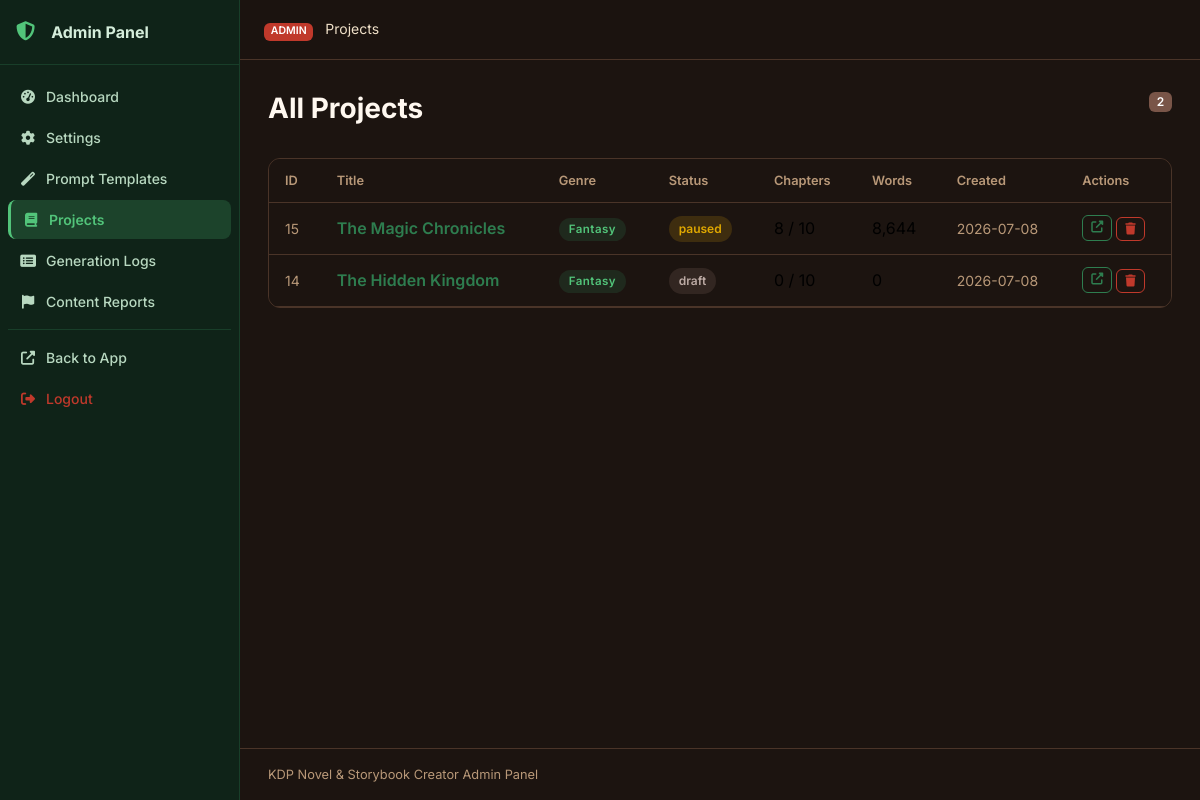
The app's page /julisunkan/projects (signed in) with its own data.
### tables this page shows
CREATE TABLE projects (
    id INTEGER PRIMARY KEY AUTOINCREMENT,
    title TEXT NOT NULL,
    subtitle TEXT DEFAULT '',
    genre TEXT DEFAULT 'Fantasy',
    audience TEXT DEFAULT 'Adult',
    description TEXT DEFAULT '',
    language TEXT DEFAULT 'English',
    story_type TEXT DEFAULT 'Novel',
    writing_style TEXT DEFAULT 'Descriptive',
    point_of_view TEXT DEFAULT 'Third Person Limited',
    tense TEXT DEFAULT 'Past',
    tone TEXT DEFAULT 'Adventurous',
    num_chapters INTEGER DEFAULT 10,
    words_per_chapter INTEGER DEFAULT 2000,
    creativity_level TEXT DEFAULT 'balanced',
    temperature REAL DEFAULT 0.7,
    top_p REAL DEFAULT 0.9,
    max_tokens INTEGER DEFAULT 4096,
    status TEXT DEFAULT 'draft',
    current_chapter INTEGER DEFAULT 0,
    total_words INTEGER DEFAULT 0,
    cover_prompt TEXT DEFAULT '',
    include_images INTEGER DEFAULT 0,
    images_per_chapter INTEGER DEFAULT 1,
    image_style TEXT DEFAULT 'Realistic',
    created_at TIMESTAMP DEFAULT CURRENT_TIMESTAMP,
    updated_at TIMESTAMP DEFAULT CURRENT_TIMESTAMP
);

CREATE TABLE settings (
    id INTEGER PRIMARY KEY AUTOINCREMENT,
    key TEXT UNIQUE NOT NULL,
    value TEXT,
    updated_at TIMESTAMP DEFAULT CURRENT_TIMESTAMP
);

### routes/admin.py (the view)
@bp.route('/projects')
@admin_required
def projects():
    db = get_db()
    all_projects = db.execute('SELECT * FROM projects ORDER BY updated_at DESC').fetchall()
    return render_template('admin/projects.html', projects=all_projects)

### database/__init__.py (called while the page is built)
def get_db():
    if 'db' not in g:
        db_path = current_app.config['DATABASE']
        os.makedirs(os.path.dirname(db_path), exist_ok=True)
        g.db = sqlite3.connect(db_path)
        g.db.row_factory = sqlite3.Row
        g.db.execute('PRAGMA foreign_keys = ON')
        g.db.execute('PRAGMA journal_mode = WAL')
    return g.db

### utils/helpers.py (called while the page is built)
def admin_required(f):
    @wraps(f)
    def decorated(*args, **kwargs):
        if not session.get('admin_logged_in'):
            return redirect(url_for('admin.login'))
        return f(*args, **kwargs)
    return decorated

def get_setting(db, key, default=''):
    row = db.execute('SELECT value FROM settings WHERE key = ?', (key,)).fetchone()
    return row['value'] if row else default

### templates/admin/projects.html (shortened to what this page needs)
{% extends "admin/base.html" %}
{% block breadcrumb %}Projects{% endblock %}
{% block admin_content %}
<div class="page-header">
  <h1 class="page-title">All Projects</h1>
  <span class="badge bg-secondary">{{ projects | length }}</span>
</div>
<div class="card data-card">
  <div class="card-body p-0">
    <div class="table-responsive">
      <table class="table table-hover align-middle mb-0">
        <thead>
          <tr>
            <th>ID</th><th>Title</th><th>Genre</th><th>Status</th>
            <th>Chapters</th><th>Words</th><th>Created</th><th>Actions</th>
          </tr>
        </thead>
        <tbody>
          {% for p in projects %}
          <tr>
            <td class="text-muted small">{{ p.id }}</td>
            <td>
              <a href="{{ url_for('projects.project_detail', project_id=p.id) }}" class="fw-600 text-decoration-none">
                {{ p.title[:40] }}
              </a>
            </td>
            <td><span class="genre-badge genre-{{ p.genre | lower | replace(' ', '-') | replace('/', '-') }}">{{ p.genre }}</span></td>
            <td><span class="status-pill status-{{ p.status }}">{{ p.status }}</span></td>
            <td>{{ p.current_chapter }} / {{ p.num_chapters }}</td>
            <td>{{ '{:,}'.format(p.total_words) }}</td>
            <td class="text-muted small">{{ p.created_at[:10] if p.created_at else '—' }}</td>
            <td>
              <div class="d-flex gap-1">
                <a href="{{ url_for('projects.project_detail', project_id=p.id) }}" class="btn btn-xs btn-outline-primary">
                  <i class="fas fa-external-link-alt"></i>
                </a>
                <form method="POST" action="{{ url_for('admin.delete_project', project_id=p.id) }}" style="display:inline" id="del-proj-{{ p.id }}">
                  <button type="button" class="btn btn-xs btn-outline-danger"
                          onclick="showConfirm('Delete this project? This cannot be undone.', function(){ document.getElementById('del-proj-{{ p.id }}').submit(); })">
                    <i class="fas fa-trash"></i>
                  </button>
                </form>
              </div>
            </td>
          </tr>
          {% endfor %}
        </tbody>
      </table>
    </div>
  </div>
</div>
{% endblock %}

### templates/admin/base.html (shortened to what this page needs)
<!DOCTYPE html>
<html lang="en" data-theme="{{ default_theme or 'dark' }}">
<head>
  <link href="https://cdn.jsdelivr.net/npm/bootstrap@5.3.2/dist/css/bootstrap.min.css" rel="stylesheet">
  <link href="https://cdnjs.cloudflare.com/ajax/libs/font-awesome/6.5.0/css/all.min.css" rel="stylesheet">
  <link href="{{ url_for('static', filename='css/style.css') }}" rel="stylesheet">
</head>
<body>
<nav class="sidebar" id="sidebar">
  <div class="sidebar-header">
    <a href="{{ url_for('admin.dashboard') }}" class="sidebar-brand">
      <i class="fas fa-shield-alt me-2"></i><span>Admin Panel</span>
    </a>
  </div>
  <div class="sidebar-menu">
    <a href="{{ url_for('admin.dashboard') }}" class="sidebar-item {% if request.endpoint == 'admin.dashboard' %}active{% endif %}">
      <i class="fas fa-tachometer-alt"></i><span>Dashboard</span>
    </a>
    <a href="{{ url_for('admin.settings') }}" class="sidebar-item {% if request.endpoint == 'admin.settings' %}active{% endif %}">
      <i class="fas fa-cog"></i><span>Settings</span>
    </a>
    <a href="{{ url_for('admin.prompts') }}" class="sidebar-item {% if request.endpoint == 'admin.prompts' %}active{% endif %}">
      <i class="fas fa-magic"></i><span>Prompt Templates</span>
    </a>
    <a href="{{ url_for('admin.projects') }}" class="sidebar-item {% if request.endpoint == 'admin.projects' %}active{% endif %}">
      <i class="fas fa-book"></i><span>Projects</span>
    </a>
    <a href="{{ url_for('admin.logs') }}" class="sidebar-item {% if request.endpoint == 'admin.logs' %}active{% endif %}">
      <i class="fas fa-list-alt"></i><span>Generation Logs</span>
    </a>
    <a href="{{ url_for('admin.reports') }}" class="sidebar-item {% if request.endpoint == 'admin.reports' %}active{% endif %}">
      <i class="fas fa-flag"></i><span>Content Reports</span>
    </a>
    <div class="sidebar-divider"></div>
    <a href="{{ url_for('main.index') }}" class="sidebar-item">
      <i class="fas fa-external-link-alt"></i><span>Back to App</span>
    </a>
    <a href="{{ url_for('admin.logout') }}" class="sidebar-item text-danger">
      <i class="fas fa-sign-out-alt"></i><span>Logout</span>
    </a>
  </div>
</nav>
<div class="main-wrapper" id="mainWrapper">
  <header class="topnav">
    <div class="topnav-breadcrumb">
      <span class="badge bg-danger me-2">ADMIN</span>
      {% block breadcrumb %}{% endblock %}
    </div>
  </header>
  <main class="content-area">
    {% block admin_content %}{% endblock %}
  </main>
  <footer class="content-footer"><span>{{ app_name }} Admin Panel</span></footer>
</div>
</body>
</html>

### records on screen
projects: id "15", title "The Magic Chronicles", genre "Fantasy", status "paused", current_chapter "8", num_chapters "10", total_words "8,644", created_at "2026-07-08"
projects: id "14", title "The Hidden Kingdom", genre "Fantasy", status "draft", current_chapter "0", num_chapters "10", total_words "0", created_at "2026-07-08"
settings: value "KDP Novel & Storybook Creator"

### other values on screen
{{ projects | length }} "2"
